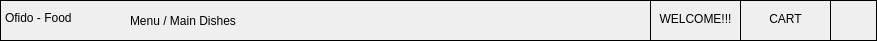
      <widget class="QFrame" name="frame_30">
       <property name="geometry">
        <rect>
         <x>2</x>
         <y>2</y>
         <width>877</width>
         <height>41</height>
        </rect>
       </property>
       <property name="styleSheet">
        <string notr="true">border: 1px solid black;</string>
       </property>
       <property name="frameShape">
        <enum>QFrame::StyledPanel</enum>
       </property>
       <property name="frameShadow">
        <enum>QFrame::Raised</enum>
       </property>
       <widget class="QPushButton" name="pushButton_65">
        <property name="geometry">
         <rect>
          <x>650</x>
          <y>-8</y>
          <width>91</width>
          <height>51</height>
         </rect>
        </property>
        <property name="styleSheet">
         <string notr="true">background-color: transparent;
padding-bottom: -3;
font: 12pt &quot;Agency FB&quot;;</string>
        </property>
        <property name="text">
         <string>WELCOME!!!</string>
        </property>
       </widget>
       <widget class="QPushButton" name="pushButton_66">
        <property name="geometry">
         <rect>
          <x>740</x>
          <y>-8</y>
          <width>91</width>
          <height>51</height>
         </rect>
        </property>
        <property name="styleSheet">
         <string notr="true">background-color: transparent;
padding-bottom: -3;
font: 12pt &quot;Agency FB&quot;;</string>
        </property>
        <property name="text">
         <string>CART</string>
        </property>
       </widget>
       <widget class="QPushButton" name="pushButton_67">
        <property name="geometry">
         <rect>
          <x>830</x>
          <y>0</y>
          <width>51</width>
          <height>41</height>
         </rect>
        </property>
        <property name="styleSheet">
         <string notr="true">background-color: transparent;
padding-bottom: -3;
font: 12pt &quot;Agency FB&quot;;</string>
        </property>
        <property name="text">
         <string/>
        </property>
        <property name="icon">
         <iconset resource="../icons/place.qrc">
          <normaloff>:/Assets/smile-beam.png</normaloff>:/Assets/smile-beam.png</iconset>
        </property>
       </widget>
       <widget class="QLabel" name="label_53">
        <property name="geometry">
         <rect>
          <x>130</x>
          <y>10</y>
          <width>111</width>
          <height>21</height>
         </rect>
        </property>
        <property name="styleSheet">
         <string notr="true">background-color: transparent;
padding-bottom: -3;
border: 0;
font: 12pt &quot;Agency FB&quot;;</string>
        </property>
        <property name="text">
         <string>Menu / Main Dishes</string>
        </property>
       </widget>
       <widget class="QLabel" name="label_54">
        <property name="geometry">
         <rect>
          <x>5</x>
          <y>7</y>
          <width>111</width>
          <height>21</height>
         </rect>
        </property>
        <property name="styleSheet">
         <string notr="true">background-color: transparent;
padding-bottom: -3;
border: 0;
font: 63 14pt &quot;Nowwhat&quot;;</string>
        </property>
        <property name="text">
         <string>Ofido - Food</string>
        </property>
       </widget>
      </widget>
